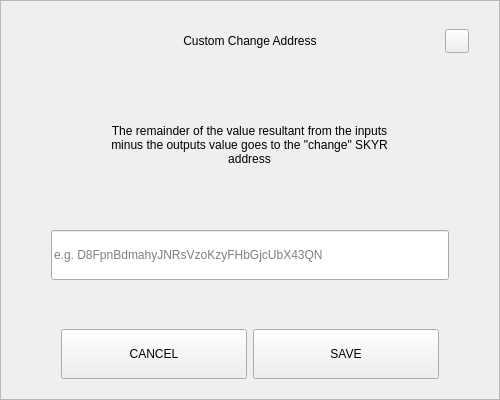
<?xml version="1.0" encoding="UTF-8"?>
<ui version="4.0">
 <class>SendChangeAddressDialog</class>
 <widget class="QDialog" name="SendChangeAddressDialog">
  <property name="geometry">
   <rect>
    <x>0</x>
    <y>0</y>
    <width>500</width>
    <height>400</height>
   </rect>
  </property>
  <property name="windowTitle">
   <string>Dialog</string>
  </property>
  <layout class="QVBoxLayout" name="verticalLayout">
   <property name="spacing">
    <number>0</number>
   </property>
   <property name="leftMargin">
    <number>0</number>
   </property>
   <property name="topMargin">
    <number>0</number>
   </property>
   <property name="rightMargin">
    <number>0</number>
   </property>
   <property name="bottomMargin">
    <number>0</number>
   </property>
   <item>
    <widget class="QFrame" name="frame">
     <property name="styleSheet">
      <string notr="true"/>
     </property>
     <property name="frameShape">
      <enum>QFrame::StyledPanel</enum>
     </property>
     <property name="frameShadow">
      <enum>QFrame::Raised</enum>
     </property>
     <layout class="QVBoxLayout" name="verticalLayout_2" stretch="0,0,0,0,0,0,0">
      <property name="spacing">
       <number>0</number>
      </property>
      <property name="leftMargin">
       <number>30</number>
      </property>
      <property name="topMargin">
       <number>20</number>
      </property>
      <property name="rightMargin">
       <number>30</number>
      </property>
      <property name="bottomMargin">
       <number>20</number>
      </property>
      <item>
       <layout class="QHBoxLayout" name="horizontalLayout_3">
        <property name="spacing">
         <number>0</number>
        </property>
        <item>
         <spacer name="horizontalSpacer_2">
          <property name="orientation">
           <enum>Qt::Horizontal</enum>
          </property>
          <property name="sizeHint" stdset="0">
           <size>
            <width>40</width>
            <height>20</height>
           </size>
          </property>
         </spacer>
        </item>
        <item>
         <widget class="QLabel" name="labelTitle">
          <property name="minimumSize">
           <size>
            <width>0</width>
            <height>40</height>
           </size>
          </property>
          <property name="maximumSize">
           <size>
            <width>16777215</width>
            <height>40</height>
           </size>
          </property>
          <property name="styleSheet">
           <string notr="true">padding-left:24px;</string>
          </property>
          <property name="text">
           <string>Custom Change Address</string>
          </property>
          <property name="alignment">
           <set>Qt::AlignCenter</set>
          </property>
          <property name="margin">
           <number>7</number>
          </property>
         </widget>
        </item>
        <item>
         <spacer name="horizontalSpacer">
          <property name="orientation">
           <enum>Qt::Horizontal</enum>
          </property>
          <property name="sizeHint" stdset="0">
           <size>
            <width>40</width>
            <height>20</height>
           </size>
          </property>
         </spacer>
        </item>
        <item>
         <widget class="QPushButton" name="btnEsc">
          <property name="minimumSize">
           <size>
            <width>24</width>
            <height>24</height>
           </size>
          </property>
          <property name="maximumSize">
           <size>
            <width>24</width>
            <height>24</height>
           </size>
          </property>
          <property name="focusPolicy">
           <enum>Qt::NoFocus</enum>
          </property>
          <property name="text">
           <string/>
          </property>
         </widget>
        </item>
       </layout>
      </item>
      <item>
       <spacer name="verticalSpacer_2">
        <property name="orientation">
         <enum>Qt::Vertical</enum>
        </property>
        <property name="sizeType">
         <enum>QSizePolicy::Expanding</enum>
        </property>
        <property name="sizeHint" stdset="0">
         <size>
          <width>20</width>
          <height>20</height>
         </size>
        </property>
       </spacer>
      </item>
      <item alignment="Qt::AlignHCenter">
       <widget class="QLabel" name="labelMessage">
        <property name="minimumSize">
         <size>
          <width>0</width>
          <height>70</height>
         </size>
        </property>
        <property name="text">
         <string>The remainder of the value resultant from the inputs minus the outputs value goes to the &quot;change&quot; SKYR address</string>
        </property>
        <property name="alignment">
         <set>Qt::AlignCenter</set>
        </property>
        <property name="wordWrap">
         <bool>true</bool>
        </property>
       </widget>
      </item>
      <item>
       <spacer name="verticalSpacer_3">
        <property name="orientation">
         <enum>Qt::Vertical</enum>
        </property>
        <property name="sizeHint" stdset="0">
         <size>
          <width>20</width>
          <height>40</height>
         </size>
        </property>
       </spacer>
      </item>
      <item>
       <layout class="QHBoxLayout" name="horizontalLayout_2">
        <property name="spacing">
         <number>0</number>
        </property>
        <property name="leftMargin">
         <number>20</number>
        </property>
        <property name="rightMargin">
         <number>20</number>
        </property>
        <item>
         <widget class="QLineEdit" name="lineEditAddress">
          <property name="minimumSize">
           <size>
            <width>0</width>
            <height>50</height>
           </size>
          </property>
          <property name="placeholderText">
           <string notr="true">e.g. D8FpnBdmahyJNRsVzoKzyFHbGjcUbX43QN</string>
          </property>
         </widget>
        </item>
       </layout>
      </item>
      <item>
       <spacer name="verticalSpacer">
        <property name="orientation">
         <enum>Qt::Vertical</enum>
        </property>
        <property name="sizeHint" stdset="0">
         <size>
          <width>20</width>
          <height>40</height>
         </size>
        </property>
       </spacer>
      </item>
      <item>
       <layout class="QHBoxLayout" name="horizontalLayout" stretch="2,2">
        <property name="spacing">
         <number>6</number>
        </property>
        <property name="leftMargin">
         <number>30</number>
        </property>
        <property name="rightMargin">
         <number>30</number>
        </property>
        <item>
         <widget class="QPushButton" name="btnCancel">
          <property name="minimumSize">
           <size>
            <width>180</width>
            <height>50</height>
           </size>
          </property>
          <property name="focusPolicy">
           <enum>Qt::NoFocus</enum>
          </property>
          <property name="text">
           <string>CANCEL</string>
          </property>
         </widget>
        </item>
        <item>
         <widget class="QPushButton" name="btnSave">
          <property name="minimumSize">
           <size>
            <width>180</width>
            <height>50</height>
           </size>
          </property>
          <property name="focusPolicy">
           <enum>Qt::NoFocus</enum>
          </property>
          <property name="text">
           <string>SAVE</string>
          </property>
         </widget>
        </item>
       </layout>
      </item>
     </layout>
    </widget>
   </item>
  </layout>
 </widget>
 <resources/>
 <connections/>
</ui>
